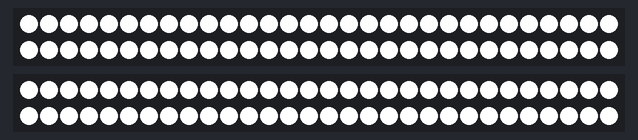
The sketch below on a simulated Arduino Uno, built with avr-gcc and run on an emulated ATmega328P. On the bench: 2 × 60 RGB LEDs in strip order, left to right, continuing on the next row.

Above: at 3.15 s.
At 8.91 s:
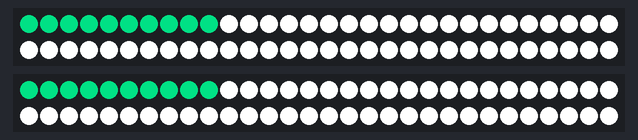
At 12.27 s:
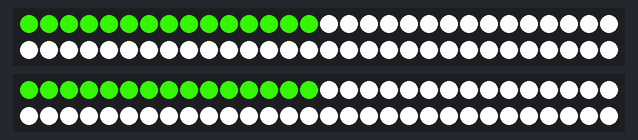
At 21.5 s:
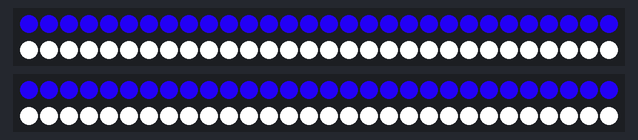
At 30.63 s:
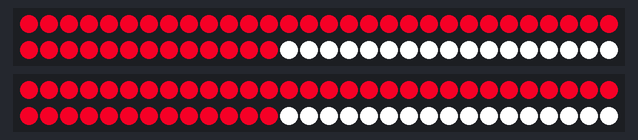
At 39.81 s:
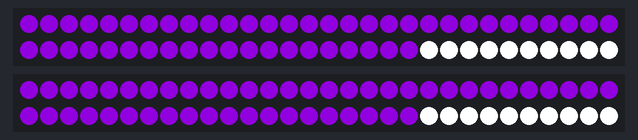

The sketch:

Multiple_Led_Strips_Test.ino
```cpp
#include <FastLED.h>

#define LED_STRIP_1 2
#define LED_STRIP_2 3

#define NUM_STRIPS 2
#define NUM_LEDS 60
#define BRIGHTNESS 255
#define LED_TYPE    WS2812B
#define COLOR_ORDER GRB
CRGB leds[NUM_STRIPS][NUM_LEDS];

#define UPDATES_PER_SECOND 100
#define RAINBOW_PER_SECOND 50

int hue = 1;
boolean isHueIncreasing = true;

int rainbowCount = 0;

void setup() {
  // put your setup code here, to run once:
  delay(3000); // power-up safety delay
  FastLED.addLeds<LED_TYPE, LED_STRIP_1, COLOR_ORDER>(leds[0], NUM_LEDS);
  FastLED.addLeds<LED_TYPE, LED_STRIP_2, COLOR_ORDER>(leds[1], NUM_LEDS);
  FastLED.setBrightness(BRIGHTNESS);
}

void loop() {

  if(millis() % RAINBOW_PER_SECOND == 0){
    rainbowCount++;
  }

  if(hue > 255){
    isHueIncreasing = false;
  }
  else if(hue < 0){
    isHueIncreasing = true;
  }
  if(isHueIncreasing){
    hue++;
  }
  else{
    hue--;
  }

  setRainbowWithWhite(0, rainbowCount);
  setRainbowWithWhite(1, rainbowCount);
  FastLED.show();
  delay(1000/UPDATES_PER_SECOND);
}

void setWhite(int stripNum){
  for(int j = 0; j < NUM_LEDS; j++){
    leds[stripNum][j] = CRGB::White;
  }
}

void setRainbow(){

  for(int i = 0; i < NUM_STRIPS; i++){
    for(int j = 0; j < NUM_LEDS; j++){
      leds[i][j].setHue(hue);
    }
  }
}

void setRainbowWithWhite(int stripNum, int numLED){
  setWhite(stripNum);
  for(int i = 0; i < numLED; i++){
    leds[stripNum][i].setHue(hue);
  }
}
```
